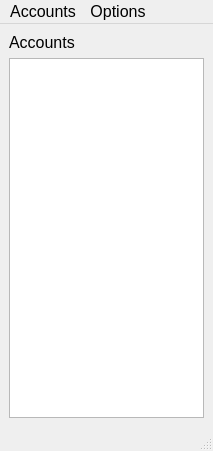
<?xml version="1.0" encoding="UTF-8"?>
<ui version="4.0">
 <class>MainWindow</class>
 <widget class="QMainWindow" name="MainWindow">
  <property name="geometry">
   <rect>
    <x>0</x>
    <y>0</y>
    <width>213</width>
    <height>451</height>
   </rect>
  </property>
  <property name="font">
   <font>
    <pointsize>12</pointsize>
   </font>
  </property>
  <property name="windowTitle">
   <string>MainWindow</string>
  </property>
  <widget class="QWidget" name="centralwidget">
   <layout class="QGridLayout" name="gridLayout_2">
    <item row="0" column="0">
     <layout class="QGridLayout" name="gridLayout">
      <item row="0" column="0">
       <widget class="QLabel" name="label">
        <property name="font">
         <font>
          <pointsize>12</pointsize>
         </font>
        </property>
        <property name="text">
         <string>Accounts</string>
        </property>
       </widget>
      </item>
      <item row="1" column="0">
       <widget class="QListView" name="listView">
        <property name="font">
         <font>
          <pointsize>12</pointsize>
         </font>
        </property>
       </widget>
      </item>
     </layout>
    </item>
   </layout>
  </widget>
  <widget class="QMenuBar" name="menubar">
   <property name="geometry">
    <rect>
     <x>0</x>
     <y>0</y>
     <width>213</width>
     <height>27</height>
    </rect>
   </property>
   <widget class="QMenu" name="menuAccounts">
    <property name="title">
     <string>Accounts</string>
    </property>
    <addaction name="actionCreate_account"/>
   </widget>
   <widget class="QMenu" name="menuOptions">
    <property name="title">
     <string>Options</string>
    </property>
    <widget class="QMenu" name="menuLanguage">
     <property name="font">
      <font>
       <pointsize>12</pointsize>
      </font>
     </property>
     <property name="title">
      <string>Language</string>
     </property>
    </widget>
    <addaction name="menuLanguage"/>
   </widget>
   <addaction name="menuAccounts"/>
   <addaction name="menuOptions"/>
  </widget>
  <widget class="QStatusBar" name="statusbar"/>
  <action name="actionCreate_account">
   <property name="text">
    <string>Create account</string>
   </property>
   <property name="font">
    <font>
     <pointsize>12</pointsize>
    </font>
   </property>
  </action>
  <action name="actionEnglish">
   <property name="text">
    <string>English</string>
   </property>
  </action>
 </widget>
 <resources/>
 <connections/>
</ui>
